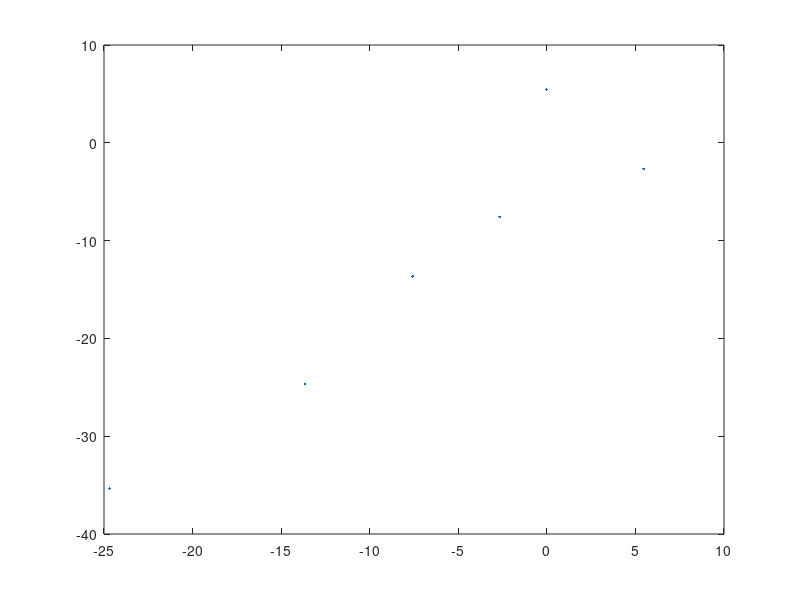

Source code (MATLAB): (Note: this script raises an error after producing the figure.)
% Root Finding using Secant Method

% Initial Value
x = 2;
prev = 0.5;

values = [];

% Iterating using Secant Method
for i = 1:100
    values(end + 1) = x;
    % x_(n+1) = x_n - f(x_n)*(x_n - x_(n-1))/(f(x_n) - f(x_(n-1)))
    new_x = x - (tanh(x) - x/3) * (x - prev)/(tanh(x) ...
        - tanh(prev) - x/3 + prev/3);
    prev = x;
    x = new_x;
    if x == prev
        break
    end
end

plot(log(abs(values(1:end-2)-values(end))),...
    log(abs(values(2:end-1)-values(end))),'.')

hold on

mdl = fitlm(log(abs(values(1:end-2)-values(end))),...
    log(abs(values(2:end-1)-values(end))));

plot(-100:100, mdl.Coefficients{"x1", "Estimate"} * (-100:100))

hold off